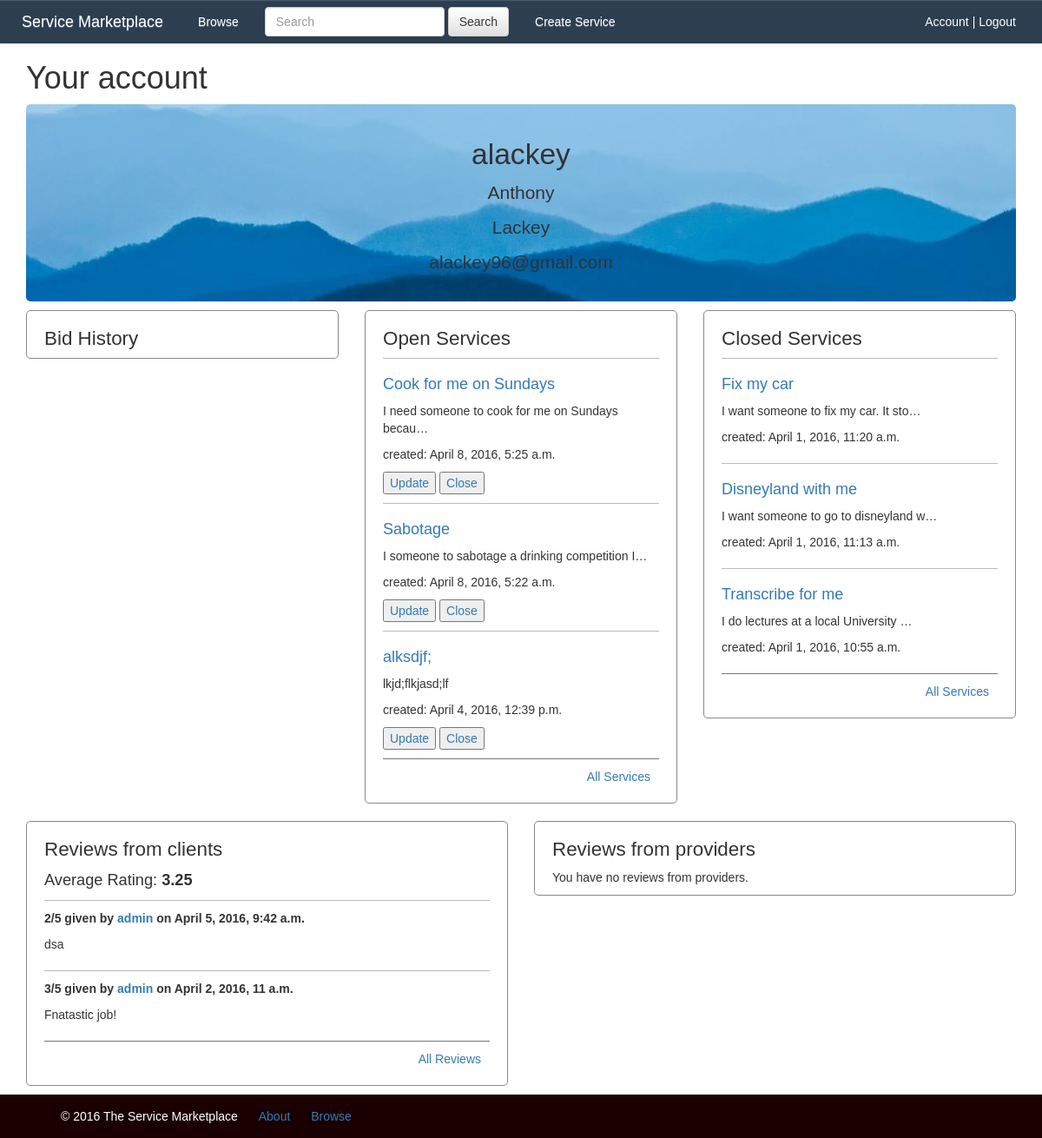
Page /my_account/ (signed in) on the earlier database version.
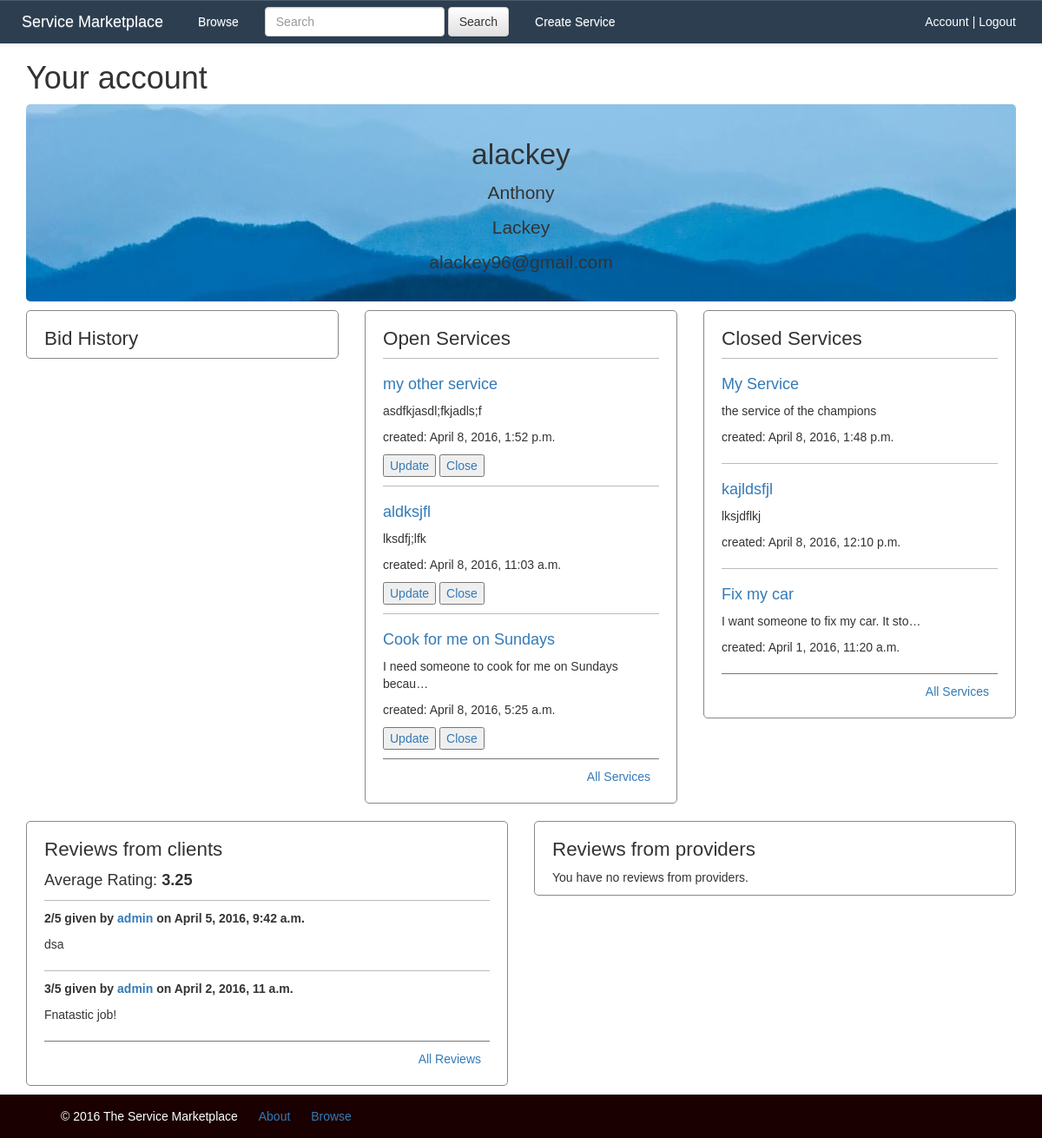
Same page on the later database version.
### market/models.py (models this page shows, shortened)
class Service(models.Model):
    client = models.ForeignKey(
        settings.AUTH_USER_MODEL,
        related_name='service_client',
        null=True,
        blank=True
    )
    service_provider = models.ForeignKey(
        settings.AUTH_USER_MODEL,
        related_name='service_service_providers',
        null=True,
        blank=True
    )
    title = models.CharField(max_length=100, default="Service")
    description = models.TextField()
    location = models.CharField(max_length=50, default="U.S.")
    today = DT.date.today()
    week_from_now = today + DT.timedelta(days=7)
    final_time = models.DateTimeField("Ending Time", default=week_from_now)
    category = models.CharField(max_length=50, default="Other")
    is_open = models.BooleanField(default=True)
    bid = models.DecimalField(
        max_digits=10,
        decimal_places=2,
        default=1000.00
    )
    created_date = models.DateTimeField(default=timezone.now)

class Review(models.Model):
    RATINGS = (
        (1, '1'),
        (2, '2'),
        (3, '3'),
        (4, '4'),
        (5, '5'),
    )
    TYPE = (
        ('client', 'Client'),
        ('provider', 'Provider'),
    )
    rating = models.IntegerField(choices=RATINGS)
    user = models.ForeignKey(settings.AUTH_USER_MODEL, related_name='review')
    account_type = models.CharField(max_length=8, choices=TYPE, default='client')
    author = models.ForeignKey(
        settings.AUTH_USER_MODEL,
        related_name='review_author',
        null=True,
        blank=True
    )
    comment = models.TextField()
    created_date = models.DateTimeField(default=timezone.now)
    class Meta:
        permissions = (
            ('can_add_review', 'can_add_review'),
        )

### market/views.py (the view)
# urls.py: url(r'^my_account/$', views.my_account, name="my_account"),
@login_required
def my_account(request):
    avg_rating_c = get_avg_rating(username=request.user, mode='client')
    avg_rating_p = get_avg_rating(username=request.user, mode='provider')
    reviews = Review.objects.filter(user=request.user).order_by('-created_date')
    reviews_clients = reviews.filter(account_type='client')[:2]
    reviews_providers = reviews.filter(account_type='provider')[:2]
    services_open = Service.objects.filter(client=request.user, is_open=True).order_by('-created_date')[:3]
    services_closed = Service.objects.filter(client=request.user, is_open=False).order_by('-created_date')[:3]
    return render(
        request,
        'market/my_account.html', {
            'avg_rating_clients': avg_rating_c,
            'avg_rating_providers': avg_rating_p,
            'reviews_clients': reviews_clients,
            'reviews_providers': reviews_providers,
            'services_open': services_open,
            'services_closed': services_closed
        }
    )

### market/functions.py (called while the page is built)
def get_avg_rating(username, mode):
    ratings = Review.objects.filter(user=username, account_type=mode)
    avg_rating = ratings.aggregate(Avg('rating'))
    if avg_rating.get('rating__avg') is None:
        return 0
    else:
        return format(avg_rating.get('rating__avg'), '.2f')

### market/templates/market/my_account.html (shortened to what the changed rows need)
{% extends "market/base.html" %}
{% block css %}
{% load staticfiles %}
    <link rel="stylesheet" href="{% static 'css/user_profile.css' %}">
{% endblock %}
{% block content %}
   <div class="container">
        <h1>Your account</h1>
    </div>
    <div class="container">
        <div class="row">
            <div class="col-sm-4">
                <div class="column">
                    {% if services_open %}
                        {% for service in services_open %}
                        <div class="service">
                            <h4><a href="{% url 'service_detail' pk=service.pk %}">{{ service.title }}</a></h4>
                            <p>{{ service.description|linebreaks|truncatechars:50 }}</p>
                            <div class="date">
                                <p>created: {{ service.created_date }}</p>
                            </div>
                            <button type="button"><a href="{% url 'service_update' pk=service.pk %}">Update</a></button>
                            <button type="button"><a href="{% url 'service_close' pk=service.pk %}">Close</a></button>
                        </div>
                        {% endfor %}
                    {% else %}
                        <p>You have no open services.</p>
                    {% endif %}
                </div>
            </div>
            <div class="col-sm-4">
                <div class="column">
                    {% if services_closed %}
                        {% for service in services_closed %}
                            <div class="service">
                                <h4><a href="{% url 'service_detail' pk=service.pk %}">{{ service.title }}</a></h4>
                                <p>{{ service.description|linebreaks|truncatechars:40 }}</p>
                                <div class="date">
                                    <p>created: {{ service.created_date }}</p>
                                </div>
                            </div>
                        {% endfor %}
                    {% else %}
                        <p>You have no closed services.</p>
                    {% endif %}
                </div>
            </div>
        </div>
    </div>
    <div class="container">
        <div class="row">
            <div class="col-sm-6">
                <div class="column">
                    {% if reviews_clients %}
                        {% for review in reviews_clients %}
                            <div class="review">
                                <p class="bold">{{ review.rating }}/5 given by <a href="{% url 'user_profile' username=review.author %}">{{ review.author }}</a> on <span class="date">{{ review.created_date }}</span></p>
                                <p>{{ review.comment }}</p>
                            </div>
                        {% endfor %}
                    {% else %}
                        <p>You have no reviews from clients.</p>
                    {% endif %}
                </div>
            </div>
        </div>
    </div>
{% endblock %}

Differences in the rows shown:
no longer on this page (row unchanged): Service: title "Sabotage", description "I someone to sabotage a drinking competition I…", created_date "April 8, 2016, 5:22 a.m.", shown under "Open Services"
no longer on this page (row unchanged): Service: title "alksdjf;", description "lkjd;flkjasd;lf", created_date "April 4, 2016, 12:39 p.m.", shown under "Open Services"
no longer on this page (row unchanged): Service: title "Disneyland with me", description "I want someone to go to disneyland w…", created_date "April 1, 2016, 11:13 a.m.", shown under "Closed Services"
no longer on this page (row unchanged): Service: title "Transcribe for me", description "I do lectures at a local University …", created_date "April 1, 2016, 10:55 a.m.", shown under "Closed Services"
added Service: title "my other service", description "asdfkjasdl;fkjadls;f", created_date "April 8, 2016, 1:52 p.m.", shown under "Open Services"
added Service: title "aldksjfl", description "lksdfj;lfk", created_date "April 8, 2016, 11:03 a.m.", shown under "Open Services"
added Service: title "My Service", description "the service of the champions", created_date "April 8, 2016, 1:48 p.m.", shown under "Closed Services"
added Service: title "kajldsfjl", description "lksjdflkj", created_date "April 8, 2016, 12:10 p.m.", shown under "Closed Services"
